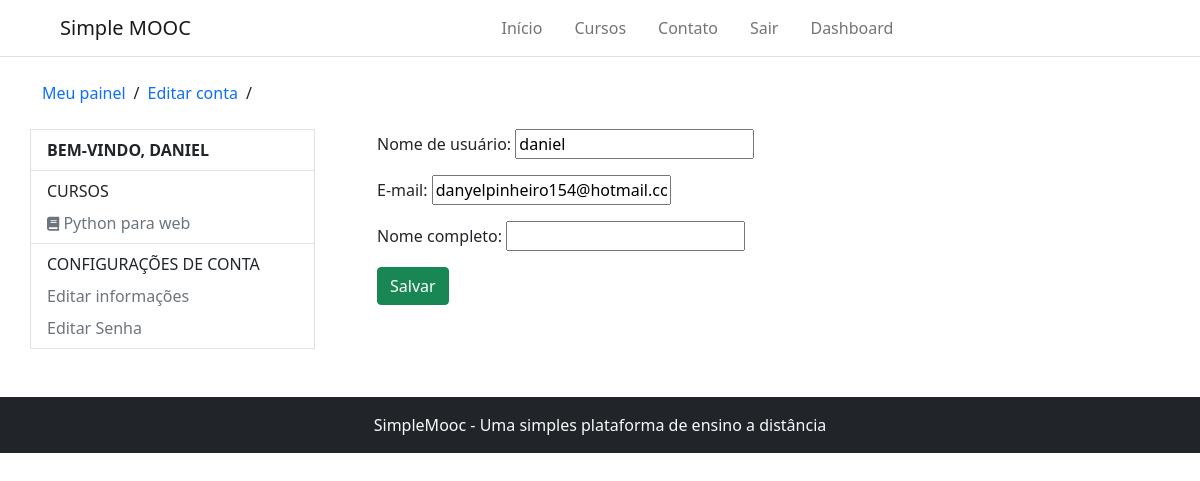
/accounts/edit_account/ (signed in), run on an earlier commit of the app's database.
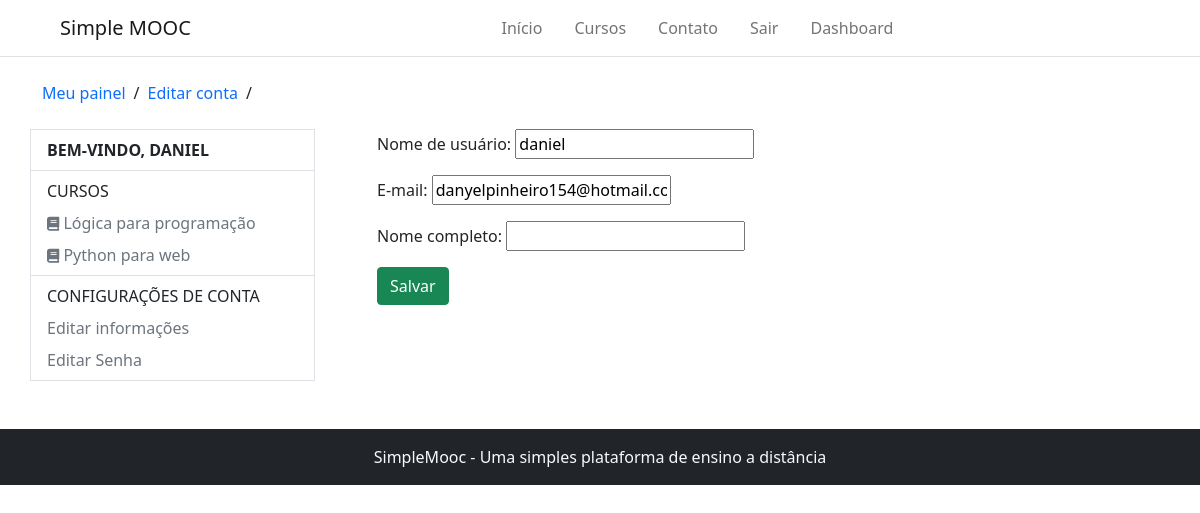
And on a later commit of the database.
### Courses/models.py (models this page shows, shortened)
class subscribe(models.Model):
    STATUS_CHOICES = (
        (0, 'Análise'),
        (1, 'Aprovado'),
        (2, 'Cancelado'),
    )
    user = models.ForeignKey(settings.AUTH_USER_MODEL, on_delete=models.CASCADE, verbose_name='Usuário')
    course = models.ForeignKey(Course, on_delete=models.CASCADE, verbose_name='Curso')
    status = models.IntegerField(choices=STATUS_CHOICES, default=1, blank=True, verbose_name='Situação')
    created_at = models.DateTimeField(auto_now_add=True, verbose_name='Criado em')
    update_at = models.DateTimeField(auto_now=True, verbose_name='Atualizado em')
    class Meta:
        verbose_name = 'Inscrição'
        verbose_name_plural = 'Inscrições'
        unique_together = (('user', 'course'),)

class Course(models.Model):
    name_course = models.CharField(max_length=50, verbose_name='Nome do curso')
    slug_course = models.SlugField(verbose_name='Atalho', blank=True)
    description_course = models.CharField(max_length=255, verbose_name='Descrição do curso')
    about_course = models.TextField(verbose_name='Sobre o curso')
    image_course = models.ImageField(upload_to='course_img/%Y/%m/%d', verbose_name='Imagem', null=True, blank=True)
    created_at = models.DateTimeField(auto_now_add= True, verbose_name='Data de criação')
    update_at = models.DateTimeField(auto_now=True, verbose_name='Data de atualização')
    objects = CourseManager()
    def __str__(self):
        return self.name_course
    def get_absolute_url(self):
        return reverse('detail-course', args=[self.slug_course])
    class Meta:
        verbose_name = 'curso'
        verbose_name_plural = 'cursos'

### Accounts/views.py (the view)
# urls.py: path('edit_account/', views.edit_account, name='edit_account'),
@login_required
def edit_account(request):
    form = EditAccountForm(instance=request.user)
    if request.method == 'POST':
        form = EditAccountForm(request.POST, instance=request.user)
        if form.is_valid():
            form.save()
            return redirect('/')
    return render(request, 'registration/edit_account.html', {'form': form})

### Accounts/forms.py
class EditAccountForm(forms.ModelForm):
    class Meta:
        model = User
        fields = ('username', 'email', 'full_name')

### Accounts/models.py (called while the page is built)
    def __str__(self):
        return self.username

### Courses/templatetags/courses_tags.py (called while the page is built)
@register.inclusion_tag('partials/_my_courses.html')
def user_courses(user):
    registrations = subscribe.objects.order_by('-id').filter(user=user)
    return {'registrations': registrations}

### Accounts/templates/registration/edit_account.html (shortened to what this page needs)
{% extends 'registration/dashboard.html' %}
{% block 'breadcrumbs' %}
    {{ block.super }}
    <li><a href="{% url 'edit_account' %}" class="text-decoration-none">Editar conta</a></li>
    <li>/</li>
{% endblock %}
{% block 'dashboard-aside' %}
    {{ block.super }}
{% endblock %}
{% block 'dashboard-main' %}
    <form method="POST">
        {{ form.as_p }}
        <button type="submit" class="btn btn-success">Salvar</button>
    </form>
{% endblock %}

### templates/partials/_my_courses.html
{% for subscribe in registrations %}
    <li class="nav-item">
        <a class="nav-link px-0 link-secondary pb-0" aria-current="page" href="{{ subscribe.course.get_absolute_url }}">
            <i class="fas fa-book" style="font-size: 14px"></i> {{ subscribe.course }}
        </a>
    </li>
{% empty %}
    <p>Você não está escrito em nenhum curso</p>
{% endfor %}

What changed in the data, as far as the page shows it:
added subscribe: course "Lógica para programação"
